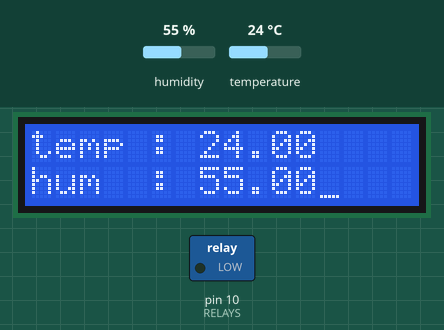
This sketch was run on a simulated Arduino Uno, built with avr-gcc and run on an emulated ATmega328P. Parts: 16×2 character LCD, switched loads named in the sketch (green lamp = pin HIGH). Inputs (shaded band) come from the test bench; at power-on: humidity 55 %, temperature 24 °C. What the sketch prints to the serial monitor is not drawn.

Above: at 2.7 s.
2.8 s: humidity set to 58 %
At 4.6 s:
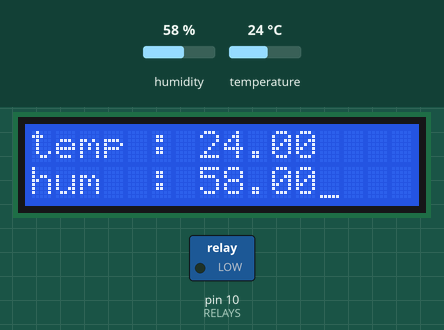
5.8 s: humidity set to 61 %
At 6.7 s:
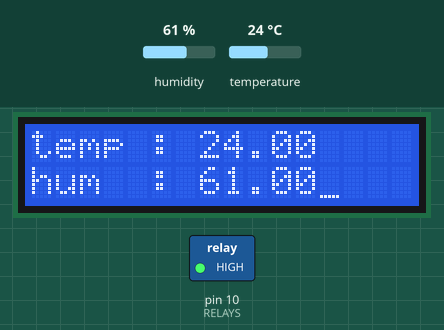
8.8 s: temperature set to 38 °C
At 10.9 s:
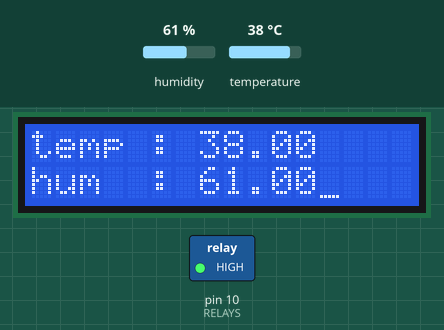
11.8 s: temperature set to 41 °C
At 13.0 s:
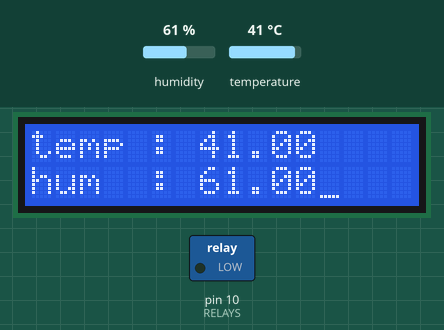
Timing chart, 0 to 16.9 s (numbered marks = the images above; inputs shaded):
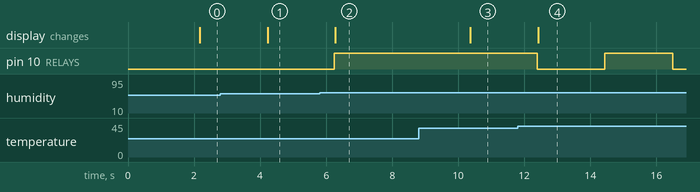

The sketch:

couv.ino
```cpp
#include <DHT.h>


#include <LiquidCrystal_I2C.h>
#include <DHT.h>
#include <Wire.h>

/**
     constante
*/
#define MAX_TEMP 37.9
#define MIN_TEMP 37.7
#define MAX_HUM  70
#define MIN_HUM  50

#define RELAYS 10
#define DHT_PORT 5

/**
     variable et objet
*/
DHT dht (DHT_PORT,DHT11);
LiquidCrystal_I2C lcd (0x27,16,2);

float hum_ = 0;
float temp_= 0;
float ltemp_ = temp_;
float lhum_ = hum_;

bool  lightUP_ = false;


void setup() {
  pinMode(RELAYS,OUTPUT);

/**
    initialisation de lcd
*/
  lcd.init();
  lcd.begin(16,2,13);
  lcd.backlight ();
  lcd.cursor();
  dht.begin ();

  Serial.begin(9600);
}

void loop() {

/**
     declenchement du relays
*/
  if (((temp_ - 2) > MIN_TEMP) && ((temp_ + 2) > MAX_TEMP) && lightUP_ || ((hum_ - 10) <= MIN_HUM) && ((hum_ + 10) < MAX_HUM ))
    {
      digitalWrite(RELAYS,LOW);
      lightUP_ = false;
    }
    else if (((temp_ - 2) <= MIN_TEMP) && ((temp_ + 2) < MAX_TEMP ) && !lightUP_ || ((hum_ - 10) > MIN_HUM) && ((hum_ + 10) > MAX_HUM))
    {
      digitalWrite(RELAYS,HIGH);
      lightUP_ = true;
    }

 /**
    affichage des donnees du dht sur le LCD
*/
   if (hum_ == NAN || temp_ == NAN){
     lcd.clear ();
     lcd.setCursor(0,0);
     lcd.print("ERREUR LORS DE ");
     lcd.setCursor(0,1);
     lcd.print("LA LECTURE");
     delay (2000);
     return;
  }
  else {
    if (ltemp_ != temp_){
      lcd.setCursor(0, 0);
      lcd.print("temp : ");
      lcd.print (temp_);
    }

    if (lhum_ != hum_){
      lcd.setCursor(0,1);
      lcd.print("hum  : ");
      lcd.print (hum_);
    }
  }

  delay(2000);

/**
    lecture des donnees (temperature et humidite) du dht
    et declenchement du relays
*/
  if (temp_ != NAN){
    temp_ = dht.readTemperature (false);
    hum_ = dht.readHumidity ();

    Serial.print("temp: ");
    Serial.println(temp_);

    Serial.print(" hum: ");
    Serial.println(hum_);

  }
}
```

Measured:
- the behaviour switches between 59 and 60 % on humidity (found by bisection; images 1 and 2)
- the behaviour switches between 39 and 40 °C on temperature (found by bisection; images 3 and 4)
- after the input at 2.8 s, the display: changes after 1.4 s (image 1)
- after the input at 5.8 s, pin 10 (RELAYS): LOW → HIGH after 0.45 s; the display: changes after 0.47 s (image 2)
- after the input at 8.8 s, the display: changes after 1.6 s (image 3)
- after the input at 11.8 s, pin 10 (RELAYS): HIGH → LOW after 0.60 s, → HIGH 2.0 s later, → LOW 2.0 s later; the display: changes after 0.62 s (image 4)
